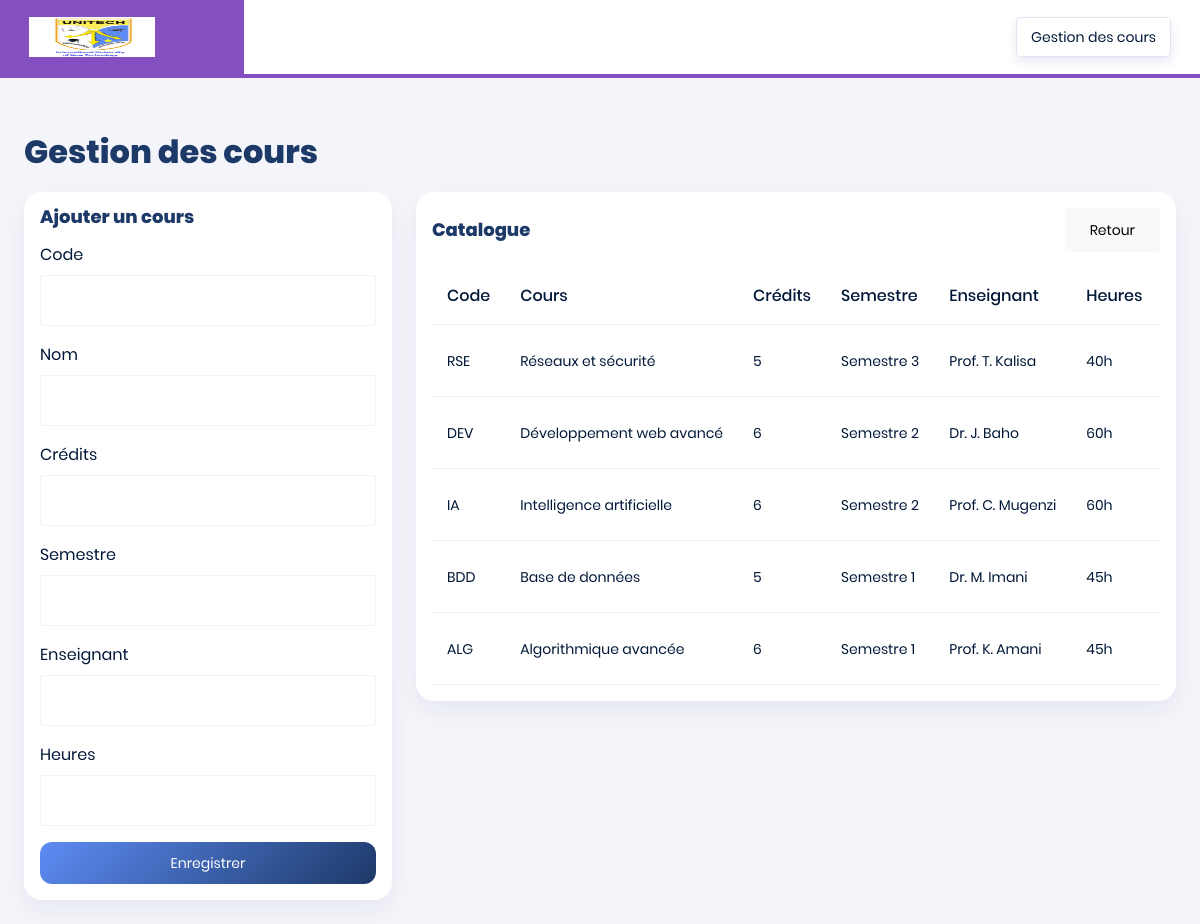
Screenshot of /courses.php (signed in) with the database file from the repository.
### tables this page shows
CREATE TABLE courses (
            id INTEGER PRIMARY KEY AUTOINCREMENT,
            code TEXT NOT NULL UNIQUE,
            name TEXT NOT NULL,
            credits INTEGER NOT NULL,
            semester TEXT NOT NULL,
            teacher TEXT NOT NULL,
            hours INTEGER NOT NULL,
            created_at TEXT NOT NULL DEFAULT CURRENT_TIMESTAMP
        );

### courses.php (the view, shortened to what this page needs)
<?php
$pdo = getDbConnection();
$editCourse = null;
$courses = $pdo->query('SELECT * FROM courses ORDER BY id DESC')->fetchAll();
?>
<!DOCTYPE html>
<html lang="fr">
<head>
  <link rel="stylesheet" href="assets/vendors/typicons/typicons.css">
  <link rel="stylesheet" href="assets/vendors/css/vendor.bundle.base.css">
  <link rel="stylesheet" href="assets/css/style.css">
</head>
<body>
  <div class="container-scroller">
    <nav class="navbar col-lg-12 col-12 p-0 fixed-top d-flex flex-row">
      <div class="navbar-brand-wrapper d-flex justify-content-center">
        <div class="navbar-brand-inner-wrapper d-flex justify-content-between align-items-center w-100">
          <a class="navbar-brand brand-logo" href="/index.php"><img src="assets/images/logo.jpg" alt="logo" /></a>
        </div>
      </div>
      <div class="navbar-menu-wrapper d-flex align-items-center justify-content-end">
        <ul class="navbar-nav navbar-nav-right">
          <li class="nav-item nav-date dropdown"><a class="nav-link d-flex justify-content-center align-items-center" href="javascript:;"><h6 class="date mb-0">Gestion des cours</h6></a></li>
        </ul>
      </div>
    </nav>
    <div class="page-body-wrapper">
      <div class="main-panel w-100">
        <div class="content-wrapper">
          <div class="page-title">Gestion des cours</div>
          <div class="row g-4">
            <div class="col-xl-4">
              <div class="card p-3">
                <h4 class="mb-3" style="font-weight:800; color: var(--unitech-blue-dark);">
                  <?= $editCourse ? 'Modifier un cours' : 'Ajouter un cours' ?>
                </h4>
                <form method="post">
                  <div class="mb-3"><label class="form-label">Code</label><input type="text" name="code" class="form-control" value="<?= htmlspecialchars($editCourse['code'] ?? '') ?>" required></div>
                  <div class="mb-3"><label class="form-label">Nom</label><input type="text" name="name" class="form-control" value="<?= htmlspecialchars($editCourse['name'] ?? '') ?>" required></div>
                  <div class="mb-3"><label class="form-label">Crédits</label><input type="number" name="credits" class="form-control" value="<?= htmlspecialchars((string) ($editCourse['credits'] ?? '')) ?>" required></div>
                  <div class="mb-3"><label class="form-label">Semestre</label><input type="text" name="semester" class="form-control" value="<?= htmlspecialchars($editCourse['semester'] ?? '') ?>" required></div>
                  <div class="mb-3"><label class="form-label">Enseignant</label><input type="text" name="teacher" class="form-control" value="<?= htmlspecialchars($editCourse['teacher'] ?? '') ?>" required></div>
                  <div class="mb-3"><label class="form-label">Heures</label><input type="number" name="hours" class="form-control" value="<?= htmlspecialchars((string) ($editCourse['hours'] ?? '')) ?>" required></div>
                  <button type="submit" class="btn btn-primary w-100"><?= $editCourse ? 'Enregistrer les modifications' : 'Enregistrer' ?></button>
                </form>
              </div>
            </div>
            <div class="col-xl-8">
              <div class="card p-3">
                <div class="d-flex justify-content-between align-items-center mb-3">
                  <h4 class="mb-0" style="font-weight:800; color: var(--unitech-blue-dark);">Catalogue</h4>
                  <a href="/admin-dashboard.php" class="btn btn-light">Retour</a>
                </div>
                <div class="table-responsive">
                  <table class="table align-middle mb-0">
                    <thead>
                      <tr><th>Code</th><th>Cours</th><th>Crédits</th><th>Semestre</th><th>Enseignant</th><th>Heures</th><th>Actions</th></tr>
                    </thead>
                    <tbody>
                      <?php foreach ($courses as $course): ?>
                        <tr>
                          <td><?= htmlspecialchars($course['code']) ?></td>
                          <td><?= htmlspecialchars($course['name']) ?></td>
                          <td><?= htmlspecialchars((string) $course['credits']) ?></td>
                          <td><?= htmlspecialchars($course['semester']) ?></td>
                          <td><?= htmlspecialchars($course['teacher']) ?></td>
                          <td><?= htmlspecialchars((string) $course['hours']) ?>h</td>
                          <td>
                          </td>
                        </tr>
                      <?php endforeach; ?>
                    </tbody>
                  </table>
                </div>
              </div>
            </div>
          </div>
        </div>
      </div>
    </div>
  </div>
</body>
</html>

### courses.php (style rules this page uses)
:root { --unitech-blue: #5d8cf4; --unitech-blue-dark: #1d3968; --unitech-yellow: #f4dc61; --unitech-navy: #112a50; --unitech-bg: #f4f7ff; --unitech-card:#fff; --unitech-text:#1d2b3a; --unitech-muted:#66758c; }
body { background: var(--unitech-bg); color: var(--unitech-text); font-family: "Poppins", sans-serif; }
.page-body-wrapper { padding-top: 72px; }
.content-wrapper { padding: 1.5rem; }
.page-title { font-size: 2rem; font-weight: 800; color: var(--unitech-blue-dark); margin-bottom: 1rem; }
.card { border:none; border-radius:18px; box-shadow:0 10px 24px rgba(17,42,80,0.06); }
.btn-primary { background: linear-gradient(135deg, var(--unitech-blue), var(--unitech-blue-dark)); border:none; border-radius:12px; }

### rows the page displays
courses: code "RSE", name "Réseaux et sécurité", credits "5", semester "Semestre 3", teacher "Prof. T. Kalisa", hours "40"
courses: code "DEV", name "Développement web avancé", credits "6", semester "Semestre 2", teacher "Dr. J. Baho", hours "60"
courses: code "IA", name "Intelligence artificielle", credits "6", semester "Semestre 2", teacher "Prof. C. Mugenzi", hours "60"
courses: code "BDD", name "Base de données", credits "5", semester "Semestre 1", teacher "Dr. M. Imani", hours "45"
courses: code "ALG", name "Algorithmique avancée", credits "6", semester "Semestre 1", teacher "Prof. K. Amani", hours "45"
